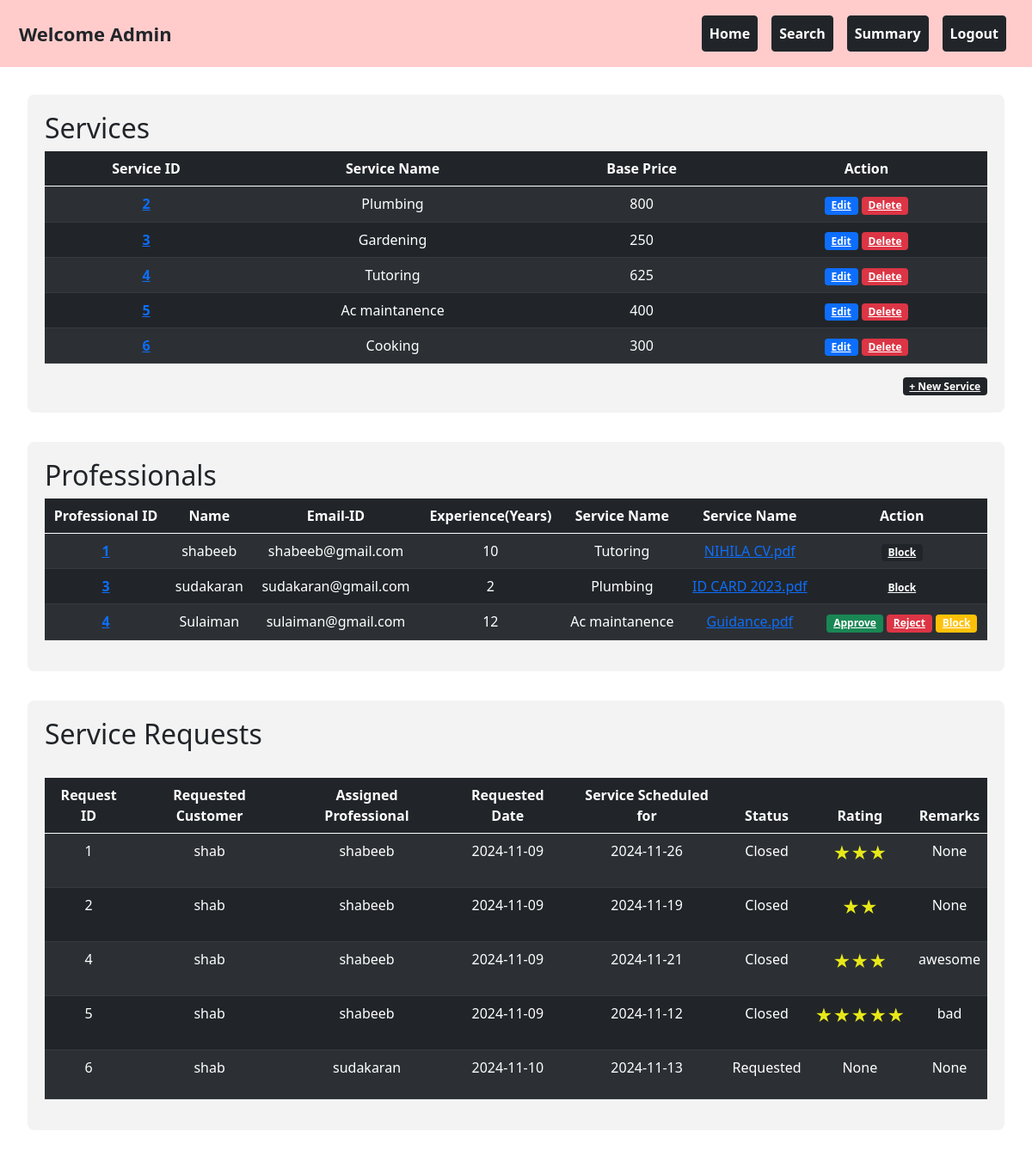
Page /admin_dashboard on the committed database.
### backend/models.py (models this page shows)
class Service(db.Model):
    __tablename__="service"
    id=db.Column(db.Integer,primary_key=True)
    name=db.Column(db.String,nullable=False)
    basic_price=db.Column(db.Integer,nullable=False)
    Description=db.Column(db.String,nullable=False)
    professionals=db.relationship("Professional_Info",cascade="all,delete",backref="service",lazy=True)
    service_requests=db.relationship("Service_Request",cascade="all,delete",backref="service",lazy=True)

class Professional_Info(db.Model):
    __tablename__="professional_info"
    id=db.Column(db.Integer,primary_key=True)
    email_id=db.Column(db.String,unique=True,nullable=False)
    password=db.Column(db.String,nullable=False)
    full_name=db.Column(db.String,nullable=False)
    experience=db.Column(db.Integer,nullable=False)
    proof_doc=db.Column(db.String,nullable=False)
    address=db.Column(db.String,nullable=False)
    pin_code=db.Column(db.Integer,nullable=False)
    service_id=db.Column(db.Integer,db.ForeignKey("service.id"))
    rating=db.Column(db.Integer,default=0)
    price=db.Column(db.Integer,nullable=True)
    profile_status=db.Column(db.Integer,default=0) #not accepted yet=0 ,accepted=1
    blocked_status=db.Column(db.Integer,default=0) #not blocked=0, 1-blocked
    service_requests=db.relationship("Service_Request",cascade="all,delete",backref="professional_info",lazy=True)

class Service_Request(db.Model):
    __tablename__="service_request"
    id=db.Column(db.Integer,primary_key=True)
    service_id=db.Column(db.Integer,db.ForeignKey("service.id"),nullable=False)
    customer_id=db.Column(db.Integer,db.ForeignKey("customer_info.id"),nullable=False)
    professional_id=db.Column(db.Integer,db.ForeignKey("professional_info.id"),nullable=False)
    date_of_request=db.Column(db.DateTime, default=datetime.now)
    service_date=db.Column(db.Date)
    service_status=db.Column(db.Integer,default=0) # requested from cust=>0 ACCEPTED by prof=>1 reject by prof =>2 CLOSED by cust=>3
    remarks=db.Column(db.String,nullable=True)
    rating=db.Column(db.Integer,default=0) #0 means no rating

class Customer_Info(db.Model):
    __tablename__="customer_info"
    id=db.Column(db.Integer,primary_key=True)
    email_id=db.Column(db.String,unique=True,nullable=False)
    password=db.Column(db.String,nullable=False)
    full_name=db.Column(db.String,nullable=False)
    phone_number=db.Column(db.Integer,nullable=False)
    role=db.Column(db.Integer,default=1) #for customer its 1 . for admin its 0
    address=db.Column(db.String,nullable=False)
    pin_code=db.Column(db.Integer,nullable=False)
    blocked_status=db.Column(db.Integer,default=0) #not blocked=0, 1-blocked
    service_requests=db.relationship("Service_Request",cascade="all,delete",backref="customer_info",lazy=True)

### backend/controller.py (the view)
@app.route("/admin_dashboard",methods=["GET","POST"])
def admin_dashboard():
    service_list=Service.query.all()
    prof_list=Professional_Info.query.all()
    req_list=Service_Request.query.all()
    return render_template ("admin_dashboard.html",professionals=prof_dict,customers=cust_dict,req_objs=req_list,service_list=service_list,prof_list=prof_list,service_dict=service_dict)

### templates/admin_dashboard.html (shortened to what this page needs)
<!DOCTYPE html>
<html lang="en">
    <head>
        <link rel="stylesheet" href="static\styles\style.css">
        <link href="https://cdn.jsdelivr.net/npm/bootstrap@5.0.2/dist/css/bootstrap.min.css" rel="stylesheet">
    </head>
    <body>
        <div class="container-fluid" style="background-color: #ffcccb; padding: 10px;">
            <nav class="navbar navbar-expand-lg navbar-light w-100">
                <div class="container-fluid">
                    <div style="font-size: 22px;"><strong>Welcome Admin</strong></div>
                    <div class="collapse navbar-collapse justify-content-end" id="navbarNav">
                        <ul class="navbar-nav">
                            <li class="nav-item">
                                <a class="nav-link btn btn-dark mx-2 text-white fw-bold" href="#home">Home</a>
                            </li>
                            <li class="nav-item">
                                <a class="nav-link btn btn-dark mx-2 text-white fw-bold" href="{{url_for('search_tab_admin')}}">Search</a>
                            </li>
                            <li class="nav-item">
                                <a class="nav-link btn btn-dark mx-2 text-white fw-bold" href="{{url_for('summary_admin')}}">Summary</a>
                            </li>
                            <li class="nav-item">
                                <a class="nav-link btn btn-dark mx-2 text-white fw-bold" href="/">Logout</a>
                            </li>
                        </ul>
                    </div>
                </div>
            </nav>
        </div>
        <div id="home" class="content-section">
            <div class="container-box">
                <h2>Services</h2>
                <table class="table table-dark table-striped" style="text-align: center;">
                    <thead>
                        <tr>
                            <th scope="col">Service ID</th>
                            <th scope="col">Service Name</th>
                            <th scope="col">Base Price</th>
                            <th scope="col">Action</th>
                        </tr>
                    </thead>
                    <tbody>
                        {% for service in service_list %}
                        <tr>
                            <th scope="row"><a href="/service_request/{{service.id}}">{{service.id}}</a></th>
                            <td>{{service.name}}</td>
                            <td>{{service.basic_price}}</td>
                            <td>
                                <a href="/edit_service/{{service.id}}" type="button" class="badge bg-primary">Edit</a>
                                <a href="/delete_service/{{service.id}}" type="button" class="badge bg-danger">Delete</a>
                            </td>
                        </tr>
                        {% endfor %}
                    </tbody>
                </table>
                <div style="display: flex; justify-content: right;">
                    <a href="/add_service" class="badge bg-dark">+ New Service</a>
                </div>
            </div>
            {% if prof_list != [] %}
                <div class="container-box">
                    <h2>Professionals</h2>
                    <table class="table table-dark table-striped" style="text-align: center;">
                        <thead>
                            <tr>
                                <th scope="col"> Professional ID</th>
                                <th scope="col">Name</th>
                                <th scope="col">Email-ID</th>
                                <th scope="col">Experience(Years)</th>
                                <th scope="col">Service Name</th>
                                <th scope="col">Service Name</th>
                                <th scope="col" >Action</th>
                            </tr>
                        </thead>
                        <tbody>
                            {% for prof in prof_list %}
                                <tr>
                                    <th scope="row"><a href="{{url_for('professional',prof_id=prof.id)}}">{{prof.id}} </a></th>
                                    <td>{{prof.full_name}}</td>
                                    <td>{{prof.email_id}}</td>
                                    <td>{{prof.experience}}</td>
                                    <td>{{service_dict[prof.service_id].name}}</td>
                                    <td><a href="/display_file/{{prof.proof_doc}}">{{prof.proof_doc}}</a></td>
                                    {% if prof.profile_status == 0 and prof.blocked_status == 0 %}
                                    <td>
                                        <a type="button" href="{{ url_for('approve_prof',prof_id=prof.id) }}" class="badge bg-success">Approve</a>
                                        <a type="button" href="{{ url_for('reject_prof',prof_id=prof.id) }}" class="badge bg-danger">Reject</a>
                                        <a type="button" href="{{ url_for('block_prof',prof_id=prof.id) }}" class="badge bg-warning">Block</a>
                                    </td>
                                    {% elif prof.profile_status == 1 and prof.blocked_status == 0 %}
                                    <td>
                                        <a type="button" href="{{ url_for('block_prof',prof_id=prof.id) }}" class="badge bg-dark">Block</a>
                                    </td>
                                    {% else %}
                                    <td>
                                        <a type="button" href="{{ url_for('unblock_prof',prof_id=prof.id) }}" class="badge bg-light text-dark">Un Block</a>
                                    </td>
                                    {% endif %}
                                </tr>
                            {% endfor %}
                        </tbody>
                    </table>
                </div>
            {% endif %}
            {% if req_objs != [] %}
                <div class="container-box">
                    <h2> Service Requests </h2><br>
                    <table class="table table-dark table-striped" style="text-align: center;">
                        <thead>
                            <tr>
                                <th scope="col"> Request ID</th>
                                <th scope="col">Requested Customer</th>
                                <th scope="col">Assigned Professional</th>
                                <th scope="col">Requested Date</th>
                                <th scope="col">Service Scheduled for</th>
                                <th scope="col">Status</th>
                                {% if req_objs[0].service_status == 3 %}
                                <th scope="col">Rating</th>
                                <th scope="col">Remarks</th>
                                {% endif %}
                            </tr>
                        </thead>
                        <tbody>
                            {% for request in req_objs %}
                                <tr>
                                    <td>{{request.id}} </td>
                                    <td>{{customers[request.customer_id].full_name}} </td>
                                    <td>{{professionals[request.professional_id].full_name}} </td>
                                    <td>{{request.date_of_request.strftime('%Y-%m-%d')}}</td>
                                    <td>{{request.service_date}}</td>
                                    <td>
                                        {% if request.service_status==0 %}
                                            Requested
                                        {% elif request.service_status==1 %}
                                            Accepted
                                        {% elif request.service_status==2 %}
                                            Rejected
                                        {% elif request.service_status==3 %}
                                            Closed
                                        {% endif %}
                                        </td>
                                    {% if req_objs[0].service_status == 3 %}
                                        <td>
                                            {% if request.rating ==1 %}
                                                <p style="color: rgb(232, 232, 25);font-size: 20px;">★</p>
                                            {% elif request.rating ==2 %}
                                                <p style="color: rgb(232, 232, 25);font-size: 20px;">★★</p>
                                            {% elif request.rating ==3 %}
                                                <p style="color: rgb(232, 232, 25);font-size: 20px;">★★★</p>
                                            {% elif request.rating ==4 %}
                                                <p style="color: rgb(232, 232, 25);font-size: 20px;">★★★★</p>
                                            {% elif request.rating ==5 %}
                                                <p style="color: rgb(232, 232, 25);font-size: 20px;">★★★★★</p>
                                            {% else %}
                                                <p>None</p>
                                            {% endif %}
                                        </td>
                                        <td>{{request.remarks}} </td>
                                    {% endif %}
                                </tr>
                            {% endfor %}
                        </tbody>
                    </table>
                </div>
            {% endif %}
        </div>
    </body>
</html>

### static/styles/style.css (style rules this page uses)
.container-box { padding: 20px; background-color: #f3f3f3; border: 2px solid #ffffff; border-radius: 10px; margin-top: 30px; margin-left: 30px; margin-right: 30px; margin-bottom: 30px; }
.content-section { display: none; }
body:not(:has(:target)) #home { display: block; }

### rows in the picture
Service: id "2", name "Plumbing", basic_price "800"
Service: id "3", name "Gardening", basic_price "250"
Service: id "4", name "Tutoring", basic_price "625"
Service: id "5", name "Ac maintanence", basic_price "400"
Service: id "6", name "Cooking", basic_price "300"
Professional_Info: id "1", full_name "shabeeb", email_id "shabeeb@gmail.com", experience "10", proof_doc "NIHILA CV.pdf"
Professional_Info: id "3", full_name "sudakaran", email_id "sudakaran@gmail.com", experience "2", proof_doc "ID CARD 2023.pdf"
Professional_Info: id "4", full_name "Sulaiman", email_id "sulaiman@gmail.com", experience "12", proof_doc "Guidance.pdf"
Service_Request: id "1", date_of_request "2024-11-09", service_date "2024-11-26", service_status "Closed", remarks "None"
Customer_Info: full_name "shab"
Service_Request: id "2", date_of_request "2024-11-09", service_date "2024-11-19", service_status "Closed", remarks "None"
Service_Request: id "4", date_of_request "2024-11-09", service_date "2024-11-21", service_status "Closed", remarks "awesome"
Service_Request: id "5", date_of_request "2024-11-09", service_date "2024-11-12", service_status "Closed", remarks "bad"
Service_Request: id "6", date_of_request "2024-11-10", service_date "2024-11-13", service_status "Requested", rating "None", remarks "None"
